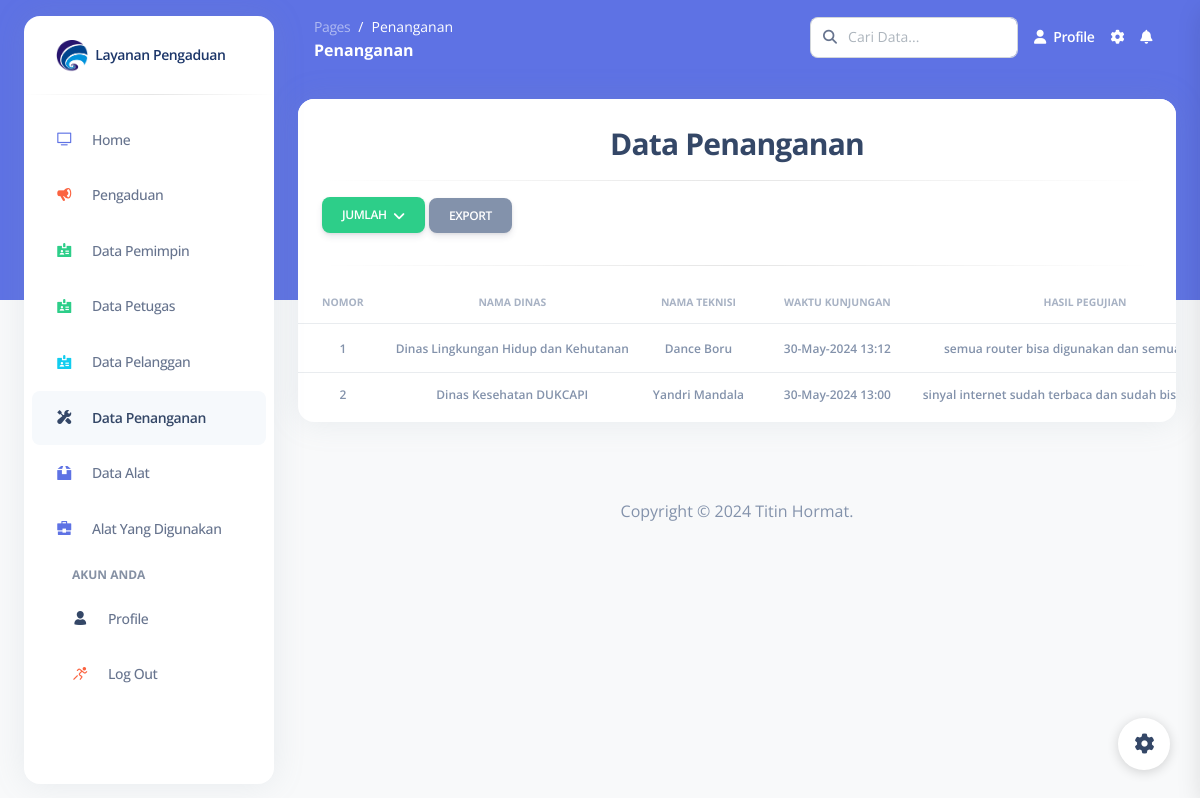
The page /pages/admin_data_penanganan.php (signed in) on the database its author committed.
### tables this page shows
CREATE TABLE `penanganan` (
  `id_penanganan` int(20) NOT NULL,
  `id_pengaduan` varchar(20) NOT NULL,
  `id_petugas` varchar(20) NOT NULL,
  `id_pelanggan` varchar(25) NOT NULL,
  `waktu_kunjungan` varchar(150) NOT NULL,
  `hasil_pengujian` varchar(200) NOT NULL,
  `tindakan` text NOT NULL,
  `gambar` text NOT NULL
);

CREATE TABLE `pengaduan` (
  `id_pengaduan` int(20) NOT NULL,
  `id_pelanggan` varchar(25) NOT NULL,
  `nama_dinas` varchar(200) NOT NULL,
  `alamat_dinas` text NOT NULL,
  `nomor_telpon` varchar(40) NOT NULL,
  `waktu_pengaduan` varchar(200) NOT NULL,
  `jenis_pengaduan` varchar(200) NOT NULL,
  `rincian_pengaduan` text NOT NULL,
  `status` varchar(50) NOT NULL,
  `konfirmasi_pelanggan` varchar(50) NOT NULL,
  `gambar` text NOT NULL
);

CREATE TABLE `petugas` (
  `id_petugas` int(20) NOT NULL,
  `nama_petugas` varchar(200) NOT NULL,
  `alamat` text NOT NULL,
  `nomor_telpon` varchar(30) NOT NULL,
  `username` varchar(50) NOT NULL,
  `password` varchar(50) NOT NULL,
  `deskripsi` text NOT NULL,
  `gambar` text NOT NULL
);

### pages/admin_data_penanganan.php (the view, shortened to what this page needs)
<!DOCTYPE html>
<html lang="en">
<head>
    <link href="../assets/css/nucleo-icons.css" rel="stylesheet" />
    <link href="../assets/css/nucleo-svg.css" rel="stylesheet" />
    <link href="../assets/css/nucleo-svg.css" rel="stylesheet" />
    <link id="pagestyle" href="../assets/css/argon-dashboard.css?v=2.0.4" rel="stylesheet" />
</head>
<body class="g-sidenav-show   bg-gray-100">
    <aside class="sidenav bg-white navbar navbar-vertical navbar-expand-xs border-0 border-radius-xl my-3 fixed-start ms-4 " id="sidenav-main">
        <div class="sidenav-header">
            <a class="navbar-brand m-0" href="../pages/admin_home" target="_blank">
                <img src="../assets/img/logo.png" class="navbar-brand-img h-100" alt="main_logo">
                <span class="ms-1 font-weight-bold" style="color: #1c3669;">Layanan Pengaduan</span>
            </a>
        </div>
        <hr class="horizontal dark mt-0">
        <div class="collapse navbar-collapse  w-auto " id="sidenav-collapse-main">
            <ul class="navbar-nav">
                <li class="nav-item">
                    <a class="nav-link" href="../pages/admin_home">
                        <div class="icon icon-shape icon-sm border-radius-md text-center me-2 d-flex align-items-center justify-content-center">
                            <i class="ni ni-tv-2 text-primary text-sm opacity-10"></i>
                        </div>
                        <span class="nav-link-text ms-1">Home</span>
                    </a>
                </li>
                <li class="nav-item">
                    <a class="nav-link " href="../pages/admin_pengaduan">
                        <div class="icon icon-shape icon-sm border-radius-md text-center me-2 d-flex align-items-center justify-content-center">
                            <i class="ni ni-notification-70 text-warning text-sm opacity-10"></i>
                        </div>
                        <span class="nav-link-text ms-1">Pengaduan</span>
                    </a>
                </li>
                <li class="nav-item">
                    <a class="nav-link " href="../pages/admin_data_pemimpin">
                        <div class="icon icon-shape icon-sm border-radius-md text-center me-2 d-flex align-items-center justify-content-center">
                            <i class="ni ni-badge text-success text-sm opacity-10"></i>
                        </div>
                        <span class="nav-link-text ms-1">Data Pemimpin</span>
                    </a>
                </li>
                <li class="nav-item">
                    <a class="nav-link " href="../pages/admin_data_petugas">
                        <div class="icon icon-shape icon-sm border-radius-md text-center me-2 d-flex align-items-center justify-content-center">
                            <i class="ni ni-badge text-success text-sm opacity-10"></i>
                        </div>
                        <span class="nav-link-text ms-1">Data Petugas</span>
                    </a>
                </li>
                <li class="nav-item">
                    <a class="nav-link " href="../pages/admin_data_pelanggan">
                        <div class="icon icon-shape icon-sm border-radius-md text-center me-2 d-flex align-items-center justify-content-center">
                            <i class="ni ni-badge text-info text-sm opacity-10"></i>
                        </div>
                        <span class="nav-link-text ms-1">Data Pelanggan</span>
                    </a>
                </li>
                <li class="nav-item">
                    <a class="nav-link active" href="../pages/admin_data_penanganan">
                        <div class="icon icon-shape icon-sm border-radius-md text-center me-2 d-flex align-items-center justify-content-center">
                            <i class="ni ni-settings text-dark text-sm opacity-10"></i>
                        </div>
                        <span class="nav-link-text ms-1">Data Penanganan</span>
                    </a>
                </li>
                <li class="nav-item">
                    <a class="nav-link " href="../pages/admin_data_alat">
                        <div class="icon icon-shape icon-sm border-radius-md text-center me-2 d-flex align-items-center justify-content-center">
                            <i class="ni ni-box-2 text-primary text-sm opacity-10"></i>
                        </div>
                        <span class="nav-link-text ms-1">Data Alat</span>
                    </a>
                </li>
                <li class="nav-item">
                    <a class="nav-link " href="../pages/admin_data_alat_digunakan">
                        <div class="icon icon-shape icon-sm border-radius-md text-center me-2 d-flex align-items-center justify-content-center">
                            <i class="ni ni-briefcase-24 text-primary text-sm opacity-10"></i>
                        </div>
                        <span class="nav-link-text ms-1">Alat Yang Digunakan</span>
                    </a>
                </li>
            </ul>
        </div>
        <div class="sidenav-footer mx-3 ">
            <ul class="navbar-nav">
                <li class="nav-item mt-3">
                    <h6 class="ps-4 ms-2 text-uppercase text-xs font-weight-bolder opacity-6">Akun Anda</h6>
                </li>
                <li class="nav-item">
                    <a class="nav-link " href="../pages/admin_profile">
                        <div class="icon icon-shape icon-sm border-radius-md text-center me-2 d-flex align-items-center justify-content-center">
                            <i class="ni ni-single-02 text-dark text-sm opacity-10"></i>
                        </div>
                        <span class="nav-link-text ms-1">Profile</span>
                    </a>
                </li>
                <li class="nav-item">
                    <a class="nav-link " href="../pages/admin_logout">
                        <div class="icon icon-shape icon-sm border-radius-md text-center me-2 d-flex align-items-center justify-content-center">
                            <i class="ni ni-user-run text-warning text-sm opacity-10"></i>
                        </div>
                        <span class="nav-link-text ms-1">Log Out</span>
                    </a>
                </li>
            </ul>
        </div>
    </aside>
    <main class="main-content position-relative border-radius-lg ">
        <nav class="navbar navbar-main navbar-expand-lg px-0 mx-4 shadow-none border-radius-xl " id="navbarBlur" data-scroll="false">
            <div class="container-fluid py-1 px-3">
                <nav aria-label="breadcrumb">
                    <ol class="breadcrumb bg-transparent mb-0 pb-0 pt-1 px-0 me-sm-6 me-5">
                        <li class="breadcrumb-item text-sm"><a class="opacity-5 text-white" href="javascript:;">Pages</a></li>
                        <li class="breadcrumb-item text-sm text-white active" aria-current="page">Penanganan</li>
                    </ol>
                    <h6 class="font-weight-bolder text-white mb-0">Penanganan</h6>
                </nav>
                <div class="collapse navbar-collapse mt-sm-0 mt-2 me-md-0 me-sm-4" id="navbar">
                    <div class="ms-md-auto pe-md-3 d-flex align-items-center">
                        <form action="" method="GET">
                            <div class="input-group">
                                <span class="input-group-text text-body"><i class="fas fa-search" aria-hidden="true"></i></span>
                                <input type="text" name="search_query" class="form-control" placeholder="Cari Data...">
                            </div>
                        </form>
                    </div>
                    <ul class="navbar-nav  justify-content-end">
                        <li class="nav-item d-flex align-items-center">
                            <a href="admin_profile" class="nav-link text-white font-weight-bold px-0">
                                <i class="fa fa-user me-sm-1"></i>
                                <span class="d-sm-inline d-none">Profile</span>
                            </a>
                        </li>
                        <li class="nav-item px-3 d-flex align-items-center">
                            <a href="javascript:;" class="nav-link text-white p-0">
                                <i class="fa fa-cog fixed-plugin-button-nav cursor-pointer"></i>
                            </a>
                        </li>
                        <li class="nav-item dropdown pe-2 d-flex align-items-center">
                            <a href="javascript:;" class="nav-link text-white p-0" id="dropdownMenuButton" data-bs-toggle="dropdown" aria-expanded="false">
                                <i class="fa fa-bell cursor-pointer"></i>
                            </a>
                        </li>
                    </ul>
                </div>
            </div>
        </nav>
        <div class="container-fluid py-4">
            <div class="row">
                <div class="col-12">
                    <div class="card mb-4">
                        <div class="card-header pb-0">
                            <h3 class="text-center">Data Penanganan</h3>
                            <hr class="horizontal dark">
                            <div class="dropdown">
                                <button class="btn btn-success dropdown-toggle font-weight-bold text-xs" type="button" onclick="toggleDropdown()">
                                    JUMLAH
                                </button>
                                <a href="admin/penanganan/penanganan_export" target="_blank" class="btn btn-secondary font-weight-bold text-xs" data-toggle="tooltip" data-original-title="Edit user">
                                    EXPORT
                                </a>
                            </div>
                            <hr class="horizontal dark">
                        </div>
                        <div class="card-body px-0 pt-0 pb-2">
                            <div class="table-responsive p-0">
                                <table class="table align-items-center mb-0">
                                    <thead>
                                        <tr>
                                            <th class="text-uppercase text-center text-secondary text-xxs font-weight-bolder opacity-7">
                                                Nomor</th>
                                            <th class="text-uppercase text-center text-secondary text-xxs font-weight-bolder opacity-7">
                                                Nama Dinas</th>
                                            <th class="text-center text-uppercase text-secondary text-xxs font-weight-bolder opacity-7">
                                                Nama Teknisi</th>
                                            <th class="text-center text-uppercase text-secondary text-xxs font-weight-bolder opacity-7">
                                                waktu Kunjungan</th>
                                            <th class="text-center text-uppercase text-secondary text-xxs font-weight-bolder opacity-7">
                                                Hasil Pegujian</th>
                                        </tr>
                                    </thead>
                                    <tbody>
                                        <?php
                                        include '../koneksi.php';
                                        $query = "SELECT p.*, pd.nama_dinas AS nama_dinas_pengaduan, pd.status AS status_pengaduan, pd.jenis_pengaduan AS jenis_pengaduan, pt.nama_petugas AS nama_petugas_penanganan
                                                    FROM penanganan p
                                                    LEFT JOIN pengaduan pd ON p.id_pengaduan = pd.id_pengaduan
                                                    LEFT JOIN petugas pt ON p.id_petugas = pt.id_petugas";
                                        $query .= " ORDER BY id_penanganan DESC";
                                        $result = mysqli_query($koneksi, $query);
                                        if (mysqli_num_rows($result) > 0) {
                                            $counter = 1;
                                            while ($row = mysqli_fetch_assoc($result)) {
                                                echo "<tr>";
                                                echo "<td class='align-middle text-center'><span class='text-secondary text-xs font-weight-bold'> $counter </span></td>";
                                                echo "<td class='align-middle text-center'><span class='text-secondary text-xs font-weight-bold'>" . $row['nama_dinas_pengaduan'] . "</span></td>";
                                                echo "<td class='align-middle text-center'><span class='text-secondary text-xs font-weight-bold'>" . $row['nama_petugas_penanganan'] . "</span></td>";
                                                echo "<td class='align-middle text-center'><span class='text-secondary text-xs font-weight-bold'>" . $row['waktu_kunjungan'] . "</span></td>";
                                                echo "<td class='align-middle text-center'><span class='text-secondary text-xs font-weight-bold'>" . $row['hasil_pengujian'] . "</span></td>";
                                                echo "</tr>";
                                                $counter++;
                                            }
                                        } else {
                                            echo '<br><tr><td colspan="12" style="text-align: center;">Tidak ada data yang tersedia. Cobalah memasukkan kata kunci yang benar atau tambahkan data.</td></tr>';
                                        }
                                        ?>
                                    </tbody>
                                </table>
                            </div>
                        </div>
                    </div>
                </div>
            </div>
            <footer class="footer py-5">
                <div class="container">
                    <div class="row">
                        <div class="col-8 mx-auto text-center mt-1">
                            <p class="mb-0 text-secondary">
                                Copyright ©
                                Titin Hormat.
                            </p>
                        </div>
                    </div>
                </div>
            </footer>
        </div>
    </main>
    <div class="fixed-plugin">
        <a class="fixed-plugin-button text-dark position-fixed px-3 py-2">
            <i class="fa fa-cog py-2"> </i>
        </a>
    </div>
</body>
</html>

### assets/css/nucleo-svg.css (style rules this page uses)
.icon { display: inline-block; color: #111111; height: 1em; width: 1em; }
.icon-sm { height: 0.8em; width: 0.8em; }
.icon { fill: currentColor; stroke: none; }

### rows shown on the page
penanganan: id_pengaduan.nama_dinas "Dinas Lingkungan Hidup dan Kehutanan", id_petugas.nama_petugas "Dance Boru", waktu_kunjungan "30-May-2024 13:12", hasil_pengujian "semua router bisa digunakan dan…"
penanganan: id_pengaduan.nama_dinas "Dinas Kesehatan DUKCAPI", id_petugas.nama_petugas "Yandri Mandala", waktu_kunjungan "30-May-2024 13:00", hasil_pengujian "sinyal internet sudah terbaca dan sudah…"
